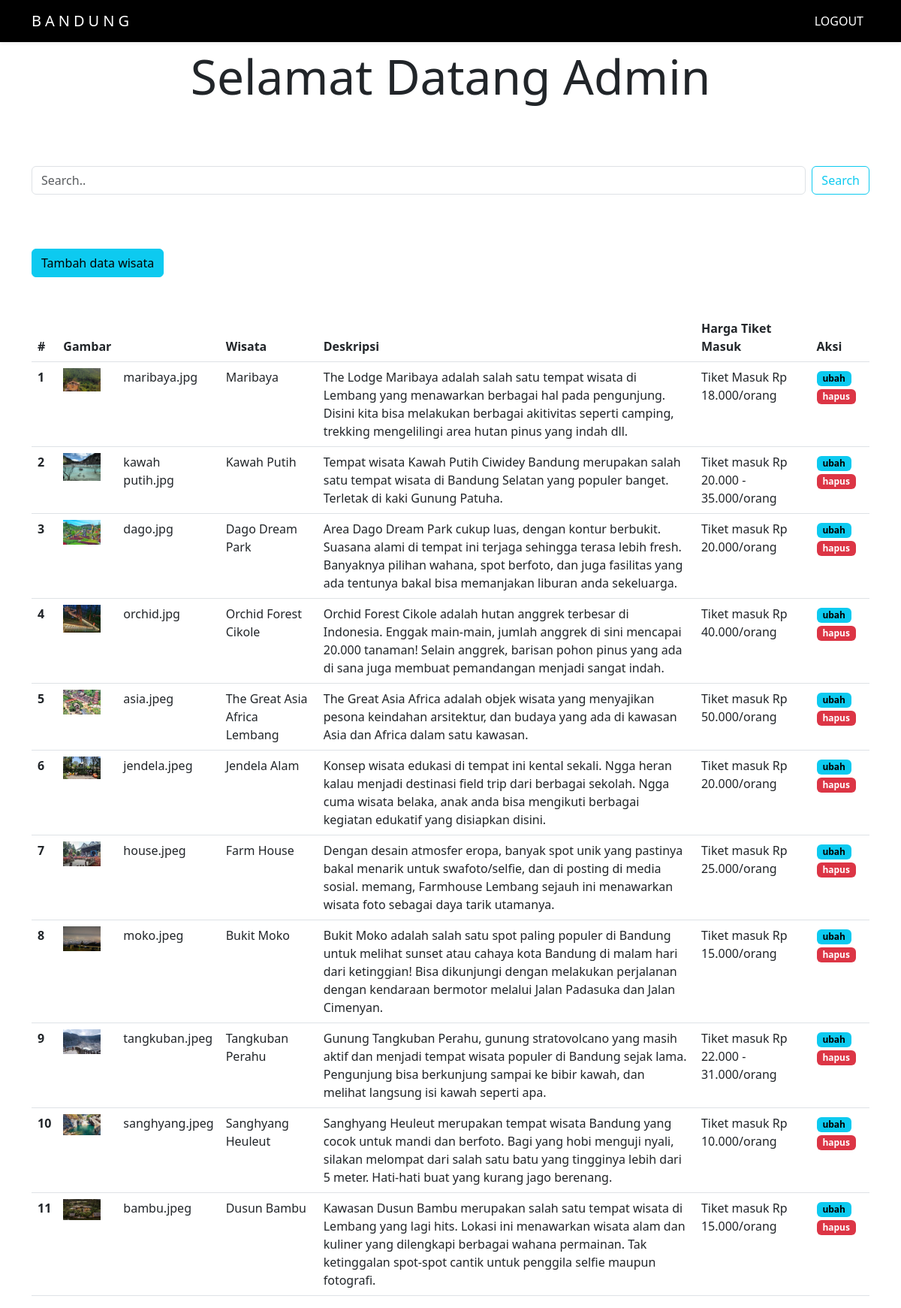
The page /php/admin.php (signed in) on the database its author committed.
### tables this page shows
CREATE TABLE `wisata` (
  `id` int NOT NULL,
  `wisata` varchar(250) NOT NULL,
  `gambar` varchar(250) NOT NULL,
  `deskripsi` varchar(255) NOT NULL,
  `harga` varchar(250) NOT NULL
);

### php/functions.php (called while the page is built, shortened)
<?php
$conn = mysqli_connect('localhost', 'root', '', 'tubes_223040016') or die('DATABASE ERROR!');
return $conn;
function query($query) {
  global $conn;
  $result = mysqli_query($conn, $query);
  $rows = [];
  while ($row = mysqli_fetch_assoc($result)) {
    $rows[] = $row;
  }
  return $rows;
}

### php/admin.php (the view, shortened to what this page needs)
<?php
require 'functions.php';
$wisata = query("SELECT * FROM wisata");
?>
<!DOCTYPE html>
<html lang="en">
<head>
    <link href="https://cdn.jsdelivr.net/npm/bootstrap@5.3.0-alpha3/dist/css/bootstrap.min.css" rel="stylesheet">
</head>
<body>
    <nav class="navbar navbar-expand-lg navbar-dark bg-black shadow-sm fixed-top">
        <div class="container">
        <a class="navbar-brand" style="letter-spacing: 5px !important;" href="#">BANDUNG</a>
        <div class="collapse navbar-collapse" id="navbarNav">
            <ul class="navbar-nav ms-auto">
            <li class="nav-item">
                <a class="nav-link active" aria-current="page" href="logout.php">LOGOUT</a>
            </li>
            </ul>
        </div>
        </div>
    </nav>
    <div class="container mt-3">
        <h2 class="display-3 text-center py-5">Selamat Datang Admin</h2>
        <form class="d-flex pt-4" action="" method="POST">
            <input class="form-control me-2 keyword" type="text" name="keyword" placeholder="Search.." id="keyword" autofocus autocomplete="off">
            <button class="btn btn-outline-info tombol-cari" name="cari" type="submit" autocomplete="off" id="tombol-cari">Search</button>
        </form>
        <br>
        <a href="tambah.php" class="btn btn-info my-5">Tambah data wisata</a>
        <div id="container">
            <?php if($wisata) : ?>
            <table class="table">
                <thead>
                    <tr>
                        <th scope="col">#</th>
                        <th scope="col">Gambar</th>
                        <th scope="col"></th>
                        <th scope="col">Wisata</th>
                        <th scope="col">Deskripsi</th>
                        <th scope="col">Harga Tiket Masuk</th>
                        <th scope="col">Aksi</th>
                    </tr>
                </thead>
                <tbody>
                    <?php $i = 1; ?>
                    <?php foreach ($wisata as $wst) : ?>
                        <tr>
                            <th scope="row"><?= $i++; ?></th>
                            <td>
                                <img src="../img/<?= $wst['gambar']; ?>" width="50">
                            </td>
                            <td><?= $wst['gambar']; ?></td>
                            <td><?= $wst['wisata']; ?></td>
                            <td><?= $wst['deskripsi']; ?></td>
                            <td><?= $wst['harga']; ?></td>
                            <td>
                                <a href="ubah.php?id=<?= $wst['id']; ?>" class="badge text-bg-info py-1" style="text-decoration: none;">ubah</a>
                                <a href="hapus.php?id=<?= $wst['id']; ?>" class="badge text-bg-danger" style="text-decoration: none;" onclick="return confirm('YAKIN?')">hapus</a>
                            </td>
                        </tr>
                    <?php endforeach; ?>
                </tbody>
            </table>
            <?php endif ; ?>
        </div>
    </div>
</body>
</html>

### rows shown on the page
wisata: gambar (picture), gambar "maribaya.jpg", wisata "Maribaya", deskripsi "The Lodge Maribaya adalah salah satu tempat wisata di Lembang yang menawarkan berbagai hal pada pengunjung. Disini kita bisa melakukan berbagai akitivitas seperti camping, trekking mengelilingi area hutan pinus yang indah dll.", harga "Tiket Masuk Rp 18.000/orang"
wisata: gambar (picture), gambar "kawah putih.jpg", wisata "Kawah Putih", deskripsi "Tempat wisata Kawah Putih Ciwidey Bandung merupakan salah satu tempat wisata di Bandung Selatan yang populer banget. Terletak di kaki Gunung Patuha.", harga "Tiket masuk Rp 20.000 - 35.000/orang"
wisata: gambar (picture), gambar "dago.jpg", wisata "Dago Dream Park", deskripsi "Area Dago Dream Park cukup luas, dengan kontur berbukit. Suasana alami di tempat ini terjaga sehingga terasa lebih fresh. Banyaknya pilihan wahana, spot berfoto, dan juga fasilitas yang ada tentunya bakal bisa memanjakan liburan anda sekeluarga.", harga "Tiket masuk Rp 20.000/orang"
wisata: gambar (picture), gambar "orchid.jpg", wisata "Orchid Forest Cikole", deskripsi "Orchid Forest Cikole adalah hutan anggrek terbesar di Indonesia. Enggak main-main, jumlah anggrek di sini mencapai 20.000 tanaman! Selain anggrek, barisan pohon pinus yang ada di sana juga membuat pemandangan menjadi sangat indah.", harga "Tiket masuk Rp 40.000/orang"
wisata: gambar (picture), gambar "asia.jpeg", wisata "The Great Asia Africa Lembang", deskripsi "The Great Asia Africa adalah objek wisata yang menyajikan pesona keindahan arsitektur, dan budaya yang ada di kawasan Asia dan Africa dalam satu kawasan.", harga "Tiket masuk Rp 50.000/orang"
wisata: gambar (picture), gambar "jendela.jpeg", wisata "Jendela Alam", deskripsi "Konsep wisata edukasi di tempat ini kental sekali. Ngga heran kalau menjadi destinasi field trip dari berbagai sekolah. Ngga cuma wisata belaka, anak anda bisa mengikuti berbagai kegiatan edukatif yang disiapkan disini.", harga "Tiket masuk Rp 20.000/orang"
wisata: gambar (picture), gambar "house.jpeg", wisata "Farm House", deskripsi "Dengan desain atmosfer eropa, banyak spot unik yang pastinya bakal menarik untuk swafoto/selfie, dan di posting di media sosial. memang, Farmhouse Lembang sejauh ini menawarkan wisata foto sebagai daya tarik utamanya.", harga "Tiket masuk Rp 25.000/orang"
wisata: gambar (picture), gambar "moko.jpeg", wisata "Bukit Moko", deskripsi "Bukit Moko adalah salah satu spot paling populer di Bandung untuk melihat sunset atau cahaya kota Bandung di malam hari dari ketinggian! Bisa dikunjungi dengan melakukan perjalanan dengan kendaraan bermotor melalui Jalan Padasuka dan Jalan Cimenyan.", harga "Tiket masuk Rp 15.000/orang"
wisata: gambar (picture), gambar "tangkuban.jpeg", wisata "Tangkuban Perahu", deskripsi "Gunung Tangkuban Perahu, gunung stratovolcano yang masih aktif dan menjadi tempat wisata populer di Bandung sejak lama. Pengunjung bisa berkunjung sampai ke bibir kawah, dan melihat langsung isi kawah seperti apa.", harga "Tiket masuk Rp 22.000 - 31.000/orang"
wisata: gambar (picture), gambar "sanghyang.jpeg", wisata "Sanghyang Heuleut", deskripsi "Sanghyang Heuleut merupakan tempat wisata Bandung yang cocok untuk mandi dan berfoto. Bagi yang hobi menguji nyali, silakan melompat dari salah satu batu yang tingginya lebih dari 5 meter. Hati-hati buat yang kurang jago berenang.", harga "Tiket masuk Rp 10.000/orang"
wisata: gambar (picture), gambar "bambu.jpeg", wisata "Dusun Bambu", deskripsi "Kawasan Dusun Bambu merupakan salah satu tempat wisata di Lembang yang lagi hits. Lokasi ini menawarkan wisata alam dan kuliner yang dilengkapi berbagai wahana permainan. Tak ketinggalan spot-spot cantik untuk penggila selfie maupun fotografi.", harga "Tiket masuk Rp 15.000/orang"
